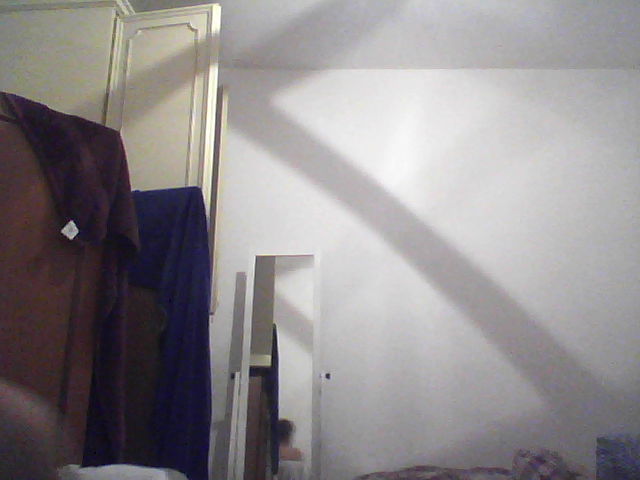
#> input picture src/Tracking/Resources/background.png, 640 x 480 px
$ python tracking2.py   (Python 2 division)   (older library calls are emulated)
#> lines starting #> are read from the running program, lines starting #| are printed output that depends on the picture; after the words box and inside, x2 and y2 are one past the last pixel; in counts of white or black regions, pixels touching at a corner belong together; long printed decimals are rounded
### src/Tracking/Tracker.py
'''
Created on 15 mai 2016

@author: Emmanuel
'''

import cv2

class Tracker(object):
    '''
    classdocs
    '''


    def __init__(self, name, number, contour):
        '''
        Constructor
        '''
        self.name = name
        self.number = number
        self.contour = contour

    def boudings(self):
        return cv2.boundingRect(self.contour)

### src/Tracking/likeness_algorithm.py
'''
Created on 10 mai 2016

@author: Emmanuel
'''
import cv2

def frame_size(obj1,obj2):
    # get the indice of likeness of between two contours object with respect to the frame size
    x1,y1,w1,h1 = cv2.boundingRect(obj1)
    x2,y2,w2,h2 = cv2.boundingRect(obj2)

    area1 = w1*h1
    area2 = w2*h2

    if(area1 > area2):
        return float(area2)/float(area1)
    else:
        return float(area1)/float(area2)


### src/Tracking/tracking2.py
'''
Created on 15 mai 2016

@author: Emmanuel
'''
import cv2
import time
import Tracker
import likeness_algorithm as la
import numpy as np

def load_all():
    back = cv2.imread("Resources/background.png", cv2.IMREAD_ANYCOLOR)
#> back is the input picture: shape (480, 640, 3); mean B, G, R 140.1, 138.1, 142.5
    f1 = cv2.imread("Resources/frame1.png", cv2.IMREAD_ANYCOLOR)
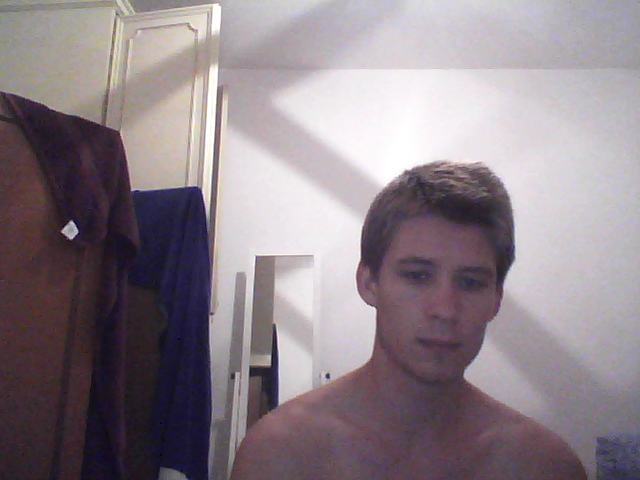
#> input picture src/Tracking/Resources/frame1.png, 640 x 480 px
#> f1 is the input picture: shape (480, 640, 3); mean B, G, R 136.9, 130, 141.2
    f2 = cv2.imread("Resources/frame2.png", cv2.IMREAD_ANYCOLOR)
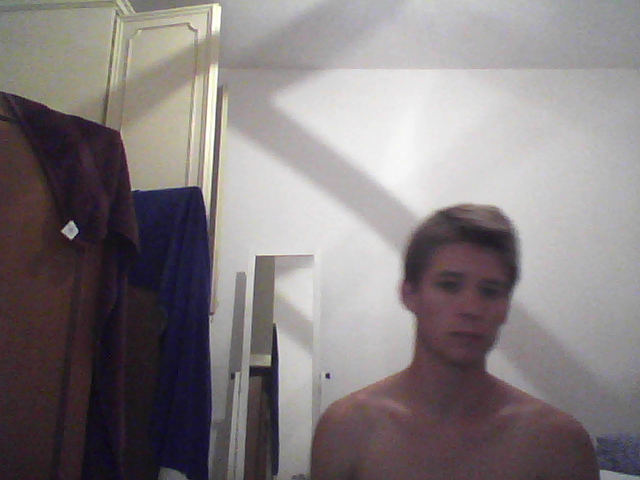
#> input picture src/Tracking/Resources/frame2.png, 640 x 480 px
#> f2 is the input picture: shape (480, 640, 3); mean B, G, R 127.1, 125.3, 132.3
    return back,f1,f2

def suppress_background(background, frame_t):
    background_gray = cv2.cvtColor(background, cv2.COLOR_BGR2GRAY)
    frame_t_gray = cv2.cvtColor(frame_t, cv2.COLOR_BGR2GRAY)
    frame_t_gray = frame_t
    frame_t_gray = cv2.cvtColor(frame_t, cv2.COLOR_BGR2GRAY)

    cv2.absdiff(background_gray, frame_t_gray, frame_t_gray)
    ret,frame_t_gray = cv2.threshold(frame_t_gray,35,255,cv2.THRESH_BINARY)
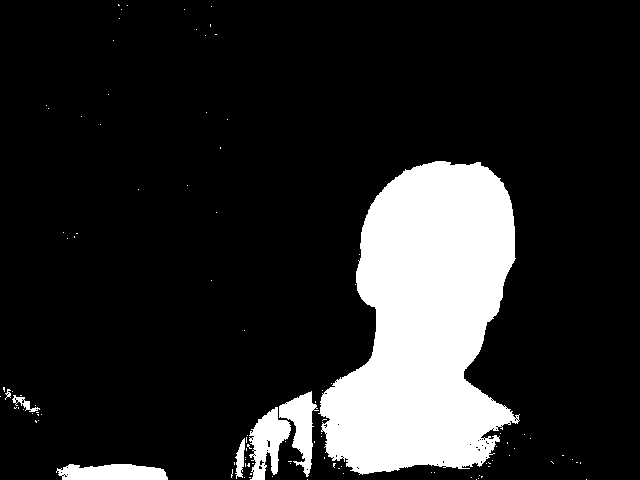
#> frame_t_gray: shape (480, 640); 15.6% white; 106 white regions (99 under 20 px), largest, box (x1, y1, x2, y2) and area: (318, 161, 520, 475) 42640, (249, 407, 291, 480) 1672, (279, 391, 319, 477) 1497

    #post treatment
    kernel = cv2.getStructuringElement(cv2.MORPH_ELLIPSE,(5,5))
    erosion = cv2.erode(frame_t_gray,kernel, iterations=3)
#> erosion: shape (480, 640); 12.2% white; 4 white regions, box (x1, y1, x2, y2) and area: (326, 167, 509, 468) 35961, (73, 470, 161, 480) 702, (285, 400, 307, 446) 363, (259, 418, 284, 447) 300
    dilatation = cv2.dilate(erosion,kernel, iterations=10)
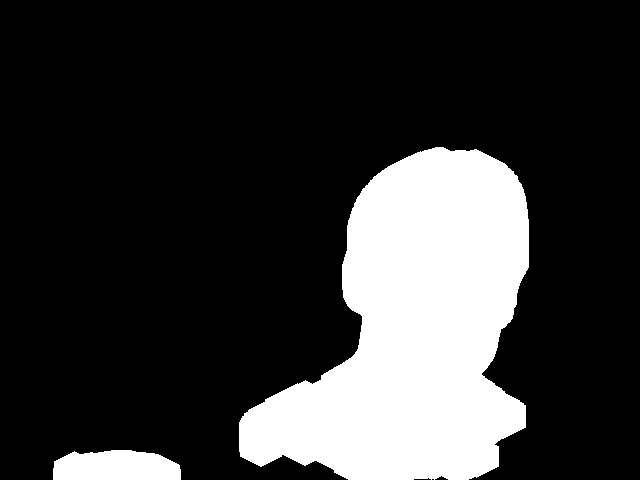
#> dilatation: shape (480, 640); 20.7% white; 2 white regions

    return dilatation

def get_array(objs, contours):
    cols = len(objs)
    rows = len(contours)

    array = np.zeros(cols*rows).reshape(rows, cols)
    i = 0
    j = 0
    imax = 0
    jmax = 0
    max = 0

    for obj in objs:
        for cnt in contours:
            val = la.frame_size(cnt, obj.contour)
            array[i][j] = val
            if val > max:
                imax = i
                jmax = j
                max = val
            j = j+1
        i = i+1
        j = 0

    return array, imax, jmax


def findMax(associations):
    max = -1
    imax = 0
    jmax = 0
    i = 0
    j = 0
    for line in associations:
        for cell in line:
            if cell > max:
                max = cell
                jmax = j
                imax = i
            j = j+1
        i = i+1

    return jmax,imax
def drawTrack(img, obj):
    x,y,w,h = cv2.boundingRect(obj.contour)
    cv2.rectangle(img,(x,y),(x+w,y+h),(255,255,0),5)
    font = cv2.FONT_HERSHEY_SIMPLEX
    cv2.putText(img,obj.name + " " + str(obj.number),(x,y), font, 1,(0,0,0),2)


def main():
    objs_precedent = []
    objs_now = []
    i = 0

    background, frame1, frame2 = load_all();
    image_without_background = suppress_background(background, frame1) # frame 2 corresponds to the last frame

    imgC_t_minus_1, contours, hierarchy = cv2.findContours(image_without_background,cv2.RETR_TREE,cv2.CHAIN_APPROX_SIMPLE)
#> contours = 2 contours; box (x1, y1, x2, y2) and area: (239, 147, 529, 480) 59834, (53, 450, 181, 480) 3169

    for c in contours:
        objs_precedent.append(Tracker.Tracker("nameuh", i, c))
        i = i+1
#> this loop made 2 passes
#> i on passes 1 to 2: 1, 2
#> after the loop, i = 2; objs_precedent = 2 items

    image_without_background = suppress_background(background, frame2)
#> in suppress_background (call 2), `ret,frame_t_gray = cv2.threshold(frame_t_gray,35,255,cv2.THRESH_BINARY)`: frame_t_gray: shape (480, 640); 13.3% white; 49 white regions (43 under 20 px), largest, box (x1, y1, x2, y2) and area: (310, 203, 596, 480) 37498, (56, 464, 169, 480) 1533, (278, 418, 302, 480) 853, (0, 384, 44, 423) 606, (600, 470, 640, 480) 289, (476, 475, 485, 480) 25
#> in suppress_background (call 2), `erosion = cv2.erode(frame_t_gray,kernel, iterations=3)`:
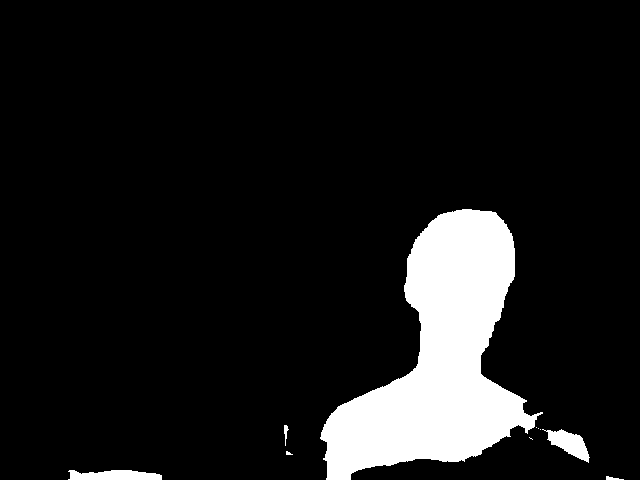
#> erosion: shape (480, 640); 10% white; 10 white regions (5 under 20 px), largest, box (x1, y1, x2, y2) and area: (320, 209, 543, 480) 28988, (68, 470, 162, 480) 769, (542, 429, 590, 463) 746, (284, 425, 289, 446) 50, (606, 476, 624, 480) 41
#> in suppress_background (call 2), `dilatation = cv2.dilate(erosion,kernel, iterations=10)`:
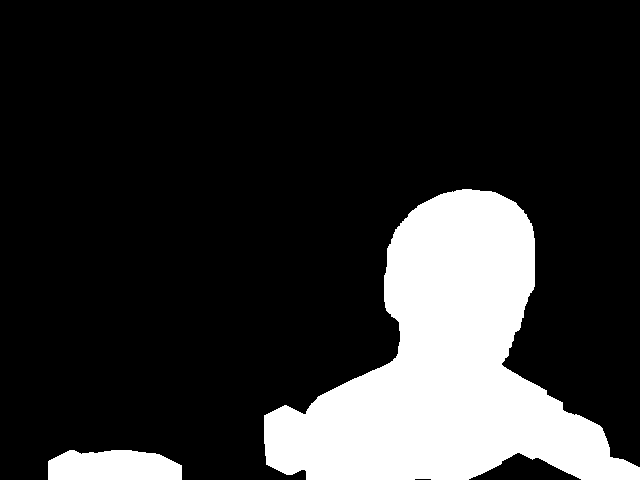
#> dilatation: shape (480, 640); 18.6% white; 2 white regions
    imgC_t, contours, hierarchy = cv2.findContours(image_without_background,cv2.RETR_TREE,cv2.CHAIN_APPROX_SIMPLE)
#> contours = 2 contours; box (x1, y1, x2, y2) and area: (264, 189, 640, 480) 52934, (48, 450, 182, 480) 3383
    cv2.imshow("without back j+1", image_without_background)
    association_array, index_obj, index_contour = get_array(objs_precedent, contours)
#> in get_array, `cols = len(objs)`: cols = 2
#> in get_array, `array = np.zeros(cols*rows).reshape(rows, cols)`: array = [[0, 0], [0, 0]]
#> the loop in get_array, `for obj in objs:` made 2 passes
#> after the loop in get_array, `for obj in objs:`: array = [[0.955, 0.0351], [0.0416, 0.883]]; i = 2; imax = 0; max = 0.955
#> association_array = [[0.955, 0.0351], [0.0416, 0.883]]; index_obj = 0; index_contour = 0

    if(association_array[index_obj][index_contour] > 0.7): #if it's a valid match
        track = Tracker.Tracker("manu",objs_precedent[index_obj].number,contours[index_contour])
        drawTrack(frame2,track)
#> in drawTrack, `x,y,w,h = cv2.boundingRect(obj.contour)`: x = 48; y = 450; w = 134; h = 30
        objs_now.append(track)

    #suppression of the values in the table and the lists
    association_array = np.delete(association_array,index_obj,0)
#> association_array = [[0.0416, 0.883]]
    association_array = np.delete(association_array,index_contour,1)
#> association_array = [0.883]
    objs_precedent.remove(objs_precedent[index_obj])
    contours.remove(contours[index_contour])


    index_obj, index_contour = findMax(association_array)
#> the loop in findMax, `for line in associations:` made 1 pass
#> (line, i) on pass 1: ([0.883], 1)
#> after the loop in findMax, `for line in associations:`: i = 1; imax = 0; j = 1; jmax = 0; max = 0.883
    print index_obj, index_contour, association_array[index_obj][index_contour]
#| 0 0 0.8826
    if(association_array[index_obj][index_contour] > 0.7): #if it's a valid match
        track = Tracker.Tracker("manu",objs_precedent[index_obj].number,contours[index_contour])
        drawTrack(frame2,track)
#> in drawTrack (call 2), `x,y,w,h = cv2.boundingRect(obj.contour)`: x = 264; y = 189; w = 376; h = 291
#> in drawTrack (call 2), `cv2.putText(img,obj.name + " " + str(obj.number),(x,y), font, 1,(0,0,0..`:
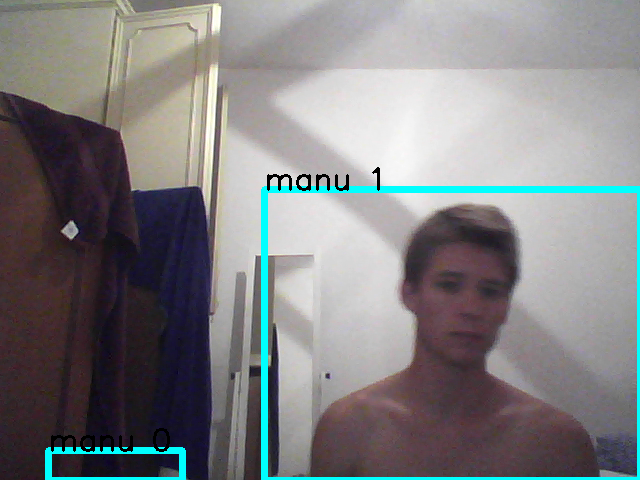
#> img: shape (480, 640, 3); mean B, G, R 130.1, 128.4, 128.6

    cv2.imshow("rect", frame2)


    cv2.waitKey(0)
    cv2.destroyAllWindows()


if __name__ == "__main__":
    main()
